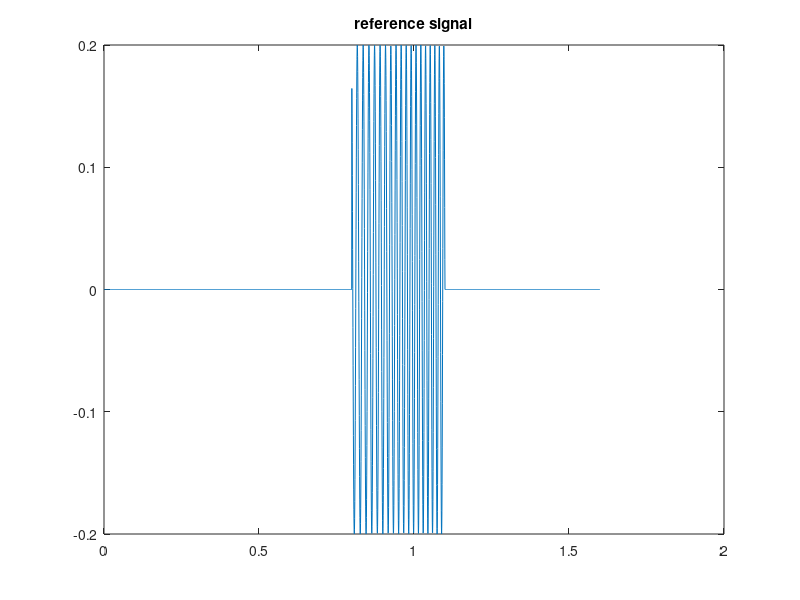
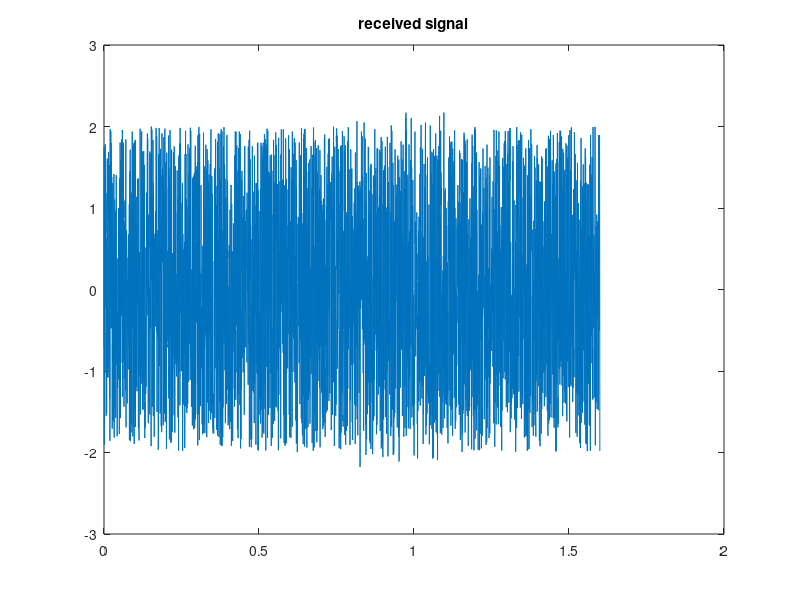
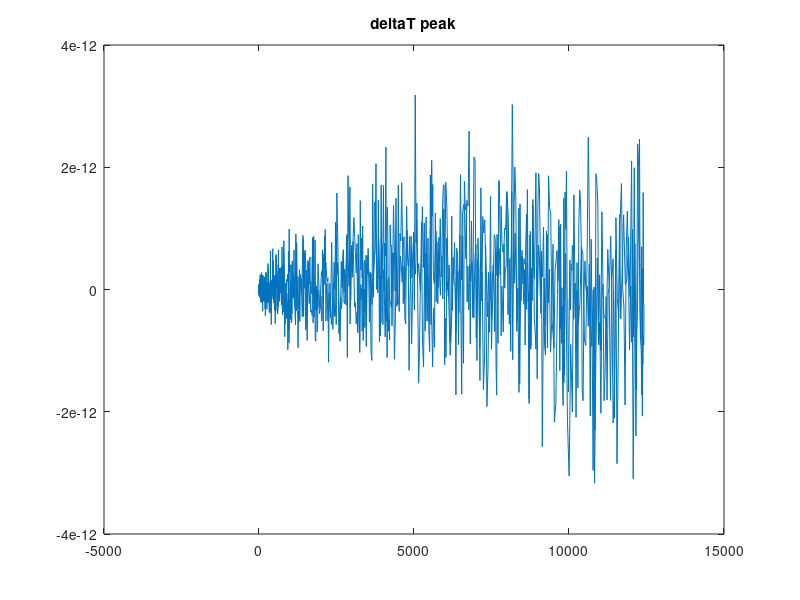

Here is the MATLAB script that generated these plots, in order:
clear;
%read the signal
%[sig , fs] = audioread('Speech_keys.wav');
%sig = sig(:,1);
fs=2000;
deltaT=.8;
pulselength=.3;
f=200;
PI=.2;
%%%%
t=(0:(1/fs):2*deltaT-(1/fs))';
tt=(0:(1/fs):2*deltaT-(1/fs));
%%%% signal with random noise on top of the sine wave
yy=[zeros(1,fs*deltaT-1) PI*sin(f*(tt(1,[round(deltaT*fs):round((deltaT+pulselength)*fs)]).^2)) zeros(1,round((deltaT-pulselength)*fs))];
figure
plot(tt,yy);
title 'reference signal'
sig=PI*sin(f*t.^2)+4*rand(1,length(t))-2;
sig1=PI*sin(f*tt.^2)+4*rand(1,length(tt))-2;
for i=1:(deltaT*fs)
    sig(i)=4*rand-2;
end
for i=1:(deltaT-pulselength)*fs
    sig(i+(deltaT+pulselength)*fs)=4*rand-2;
end
for i=1:(deltaT*fs)
    sig1(i)=4*rand-2;
end
for i=1:(deltaT-pulselength)*fs
    sig1(i+(deltaT+pulselength)*fs)=4*rand-2;
end
figure
plot(tt,sig1)
title 'received signal'
T=length(sig)/fs;
%moving average filter
N=length(sig);
tap=20;
x=zeros(1,2*deltaT*fs);
for i=tap:N
    temp=0;
    for j=0:tap-1
        temp=temp+sig(i-j);
    end
    x(i)=temp/tap;
end
%reference signal that I want to find and filter out the noise
h=zeros(1,pulselength*fs);
for i=1:round(pulselength*fs)
   h(i)=PI*sin(t(i+round(deltaT*fs)));
end
%the time domain signals must be the same length - so pad them with zeros
lh=length(h);
lx=length(x);

h=[h zeros(1,lx)];
x=[x zeros(1,lh)];

%invert the signal and fft them both
w=flipud(h);
W=fft(w);
X=fft(x);

%convolute and ifft the result
Y=X.*W;
y=ifft(Y);

%square the result to give more pronouced peaks
OUT=y.^2;
figure
plot(OUT)
title 'deltaT peak'
%%%finding the peak
[max,index]=max(OUT);
%%%converting the index of the peak to an actual time
deltaTT=(index-pulselength*fs)/fs;